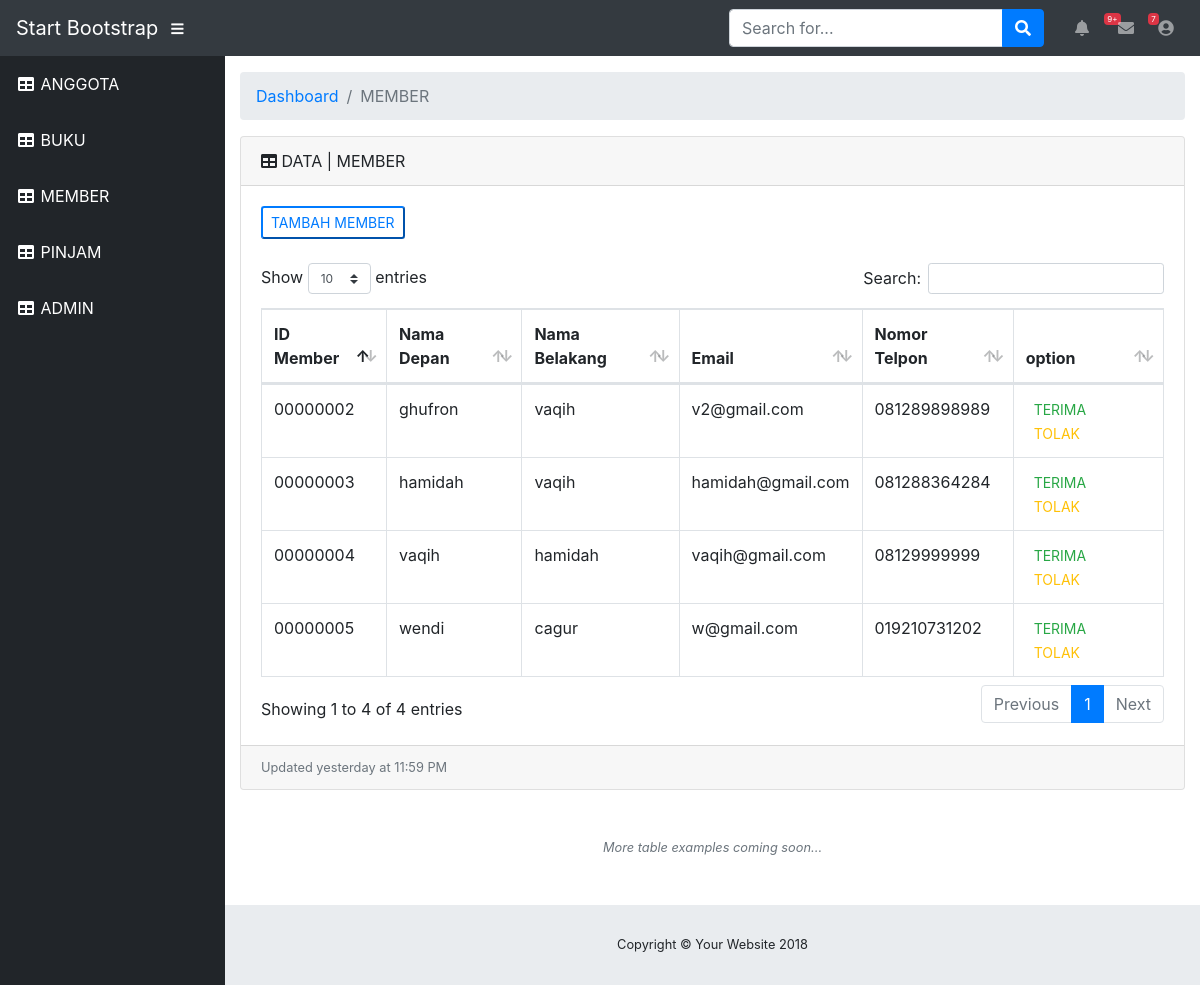
/index.php/laporan/member, run on the app's committed database.
### tables this page shows
CREATE TABLE `member` (
  `id_member` varchar(255) NOT NULL,
  `nadep` varchar(20) DEFAULT NULL,
  `nabel` varchar(20) DEFAULT NULL,
  `namel` varchar(20) DEFAULT NULL,
  `notel` varchar(20) DEFAULT NULL
);

### application/controllers/laporan.php (called while the page is built, shortened)
<?php
class Laporan extends CI_controller{
	function __construct()
    {
        $this->load->library('form_validation');
        $this->load->database();
        $this->load->helper('form');
        $this->load->helper('url');
        $this->load->model('user_model');
    }
	public function member(){
        $this->load->model('user_model');
        $data['member'] = $this->user_model->list_table3()->result();
        $this->load->view('member',$data);
    }
}
?>

### index.php (called while the page is built, shortened)
<?php
require_once BASEPATH.'core/CodeIgniter.php';

### application/models/user_model.php (called while the page is built, shortened)
<?php
class User_model extends CI_Model {
  function list_table3()
  {
    return $this->db->get('member');
  }
}
?>

### application/views/member.php (the view, shortened to what this page needs)
<!DOCTYPE html>
<html lang="en">
  <head>
    <link href="<?php echo base_url(''); ?>assets/vendor/bootstrap/css/bootstrap.min.css" rel="stylesheet">
    <link href="<?php echo base_url(''); ?>assets/vendor/fontawesome-free/css/all.min.css" rel="stylesheet" type="text/css">
    <link href="<?php echo base_url(''); ?>assets/vendor/datatables/dataTables.bootstrap4.css" rel="stylesheet">
    <link href="<?php echo base_url(''); ?>assets/css/sb-admin.css" rel="stylesheet">
  </head>
  <body id="page-top">
    <nav class="navbar navbar-expand navbar-dark bg-dark static-top">
      <a class="navbar-brand mr-1" href="index.html">Start Bootstrap</a>
      <button class="btn btn-link btn-sm text-white order-1 order-sm-0" id="sidebarToggle" href="#">
        <i class="fas fa-bars"></i>
      </button>
      <form class="d-none d-md-inline-block form-inline ml-auto mr-0 mr-md-3 my-2 my-md-0">
        <div class="input-group">
          <input type="text" class="form-control" placeholder="Search for..." aria-label="Search" aria-describedby="basic-addon2">
          <div class="input-group-append">
            <button class="btn btn-primary" type="button">
              <i class="fas fa-search"></i>
            </button>
          </div>
        </div>
      </form>
      <ul class="navbar-nav ml-auto ml-md-0">
        <li class="nav-item dropdown no-arrow mx-1">
          <a class="nav-link dropdown-toggle" href="#" id="alertsDropdown" role="button" data-toggle="dropdown" aria-haspopup="true" aria-expanded="false">
            <i class="fas fa-bell fa-fw"></i>
            <span class="badge badge-danger">9+</span>
          </a>
        </li>
        <li class="nav-item dropdown no-arrow mx-1">
          <a class="nav-link dropdown-toggle" href="#" id="messagesDropdown" role="button" data-toggle="dropdown" aria-haspopup="true" aria-expanded="false">
            <i class="fas fa-envelope fa-fw"></i>
            <span class="badge badge-danger">7</span>
          </a>
        </li>
        <li class="nav-item dropdown no-arrow">
          <a class="nav-link dropdown-toggle" href="#" id="userDropdown" role="button" data-toggle="dropdown" aria-haspopup="true" aria-expanded="false">
            <i class="fas fa-user-circle fa-fw"></i>
          </a>
        </li>
      </ul>
    </nav>
    <div id="wrapper">
      <ul class="sidebar navbar-nav">
        <li class="nav-item active">
          <a class="nav-link" href="<?php echo base_url(''); ?>index.php/laporan/anggota">
            <i class="fas fa-fw fa-table"></i>
            <span>ANGGOTA</span></a>
        </li>
        <li class="nav-item active">
          <a class="nav-link" href="<?php echo base_url(''); ?>index.php/laporan/buku">
            <i class="fas fa-fw fa-table"></i>
            <span>BUKU</span></a>
        </li>
        <li class="nav-item active">
          <a class="nav-link" href="<?php echo base_url(''); ?>index.php/laporan/member">
            <i class="fas fa-fw fa-table"></i>
            <span>MEMBER</span></a>
        </li>
        <li class="nav-item active">
          <a class="nav-link" href="<?php echo base_url(''); ?>index.php/laporan/pinjam">
            <i class="fas fa-fw fa-table"></i>
            <span>PINJAM</span></a>
        </li>
        <li class="nav-item active">
          <a class="nav-link" href="<?php echo base_url(''); ?>index.php/laporan/user">
            <i class="fas fa-fw fa-table"></i>
            <span>ADMIN</span></a>
        </li>
      </ul>
      <div id="content-wrapper">
        <div class="container-fluid">
          <ol class="breadcrumb">
            <li class="breadcrumb-item">
              <a href="#">Dashboard</a>
            </li>
            <li class="breadcrumb-item active">MEMBER</li>
          </ol>
          <div class="card mb-3">
            <div class="card-header">
              <i class="fas fa-table"></i>
              DATA | MEMBER </div>
            <div class="card-body">
              <div class="table-responsive">
                <button type="button" class="btn-sm btn-outline-primary">TAMBAH MEMBER</button>
                <br>
                <br>
                <table class="table table-bordered" id="dataTable" width="100%" cellspacing="0">
                  <thead>
                    <tr>
                      <th>ID Member</th>
                      <th>Nama Depan</th>
                      <th>Nama Belakang</th>
                      <th>Email</th>
                      <th>Nomor Telpon</th>
                      <th>option</th>
                    </tr>
                  </thead>
                    <tbody>
                    <?php foreach ($member as $tbl) :?>
                     <tr>
                     <td><?php echo $tbl->id_member; ?></td>
                     <td><?php echo $tbl->nadep; ?></td>
                     <td><?php echo $tbl->nabel; ?></td>
                     <td><?php echo $tbl->namel; ?></td>
                     <td><?php echo $tbl->notel; ?></td>
                     <td>
                       <a href="<?php echo base_url() ?>index.php/laporan/terima_member/<?php echo $tbl->id_member ?>" class="btn-sm btn-outline-success">TERIMA</a>
                       <a href="<?php echo base_url() ?>index.php/laporan/tolak_member/<?php echo $tbl->id_member ?>" class="btn-sm btn-outline-warning">TOLAK</a>
                     </td>
                     </tr>
                    <?php endforeach ?>
                  </tbody>
                </table>
              </div>
            </div>
            <div class="card-footer small text-muted">Updated yesterday at 11:59 PM</div>
          </div>
          <p class="small text-center text-muted my-5">
            <em>More table examples coming soon...</em>
          </p>
        </div>
        <footer class="sticky-footer">
          <div class="container my-auto">
            <div class="copyright text-center my-auto">
              <span>Copyright © Your Website 2018</span>
            </div>
          </div>
        </footer>
      </div>
    </div>
  </body>
</html>

### assets/css/sb-admin.css (style rules this page uses)
html { position: relative; min-height: 100%; }
body { height: 100%; }
#wrapper { display: -webkit-box; display: -ms-flexbox; display: flex; }
#wrapper #content-wrapper { overflow-x: hidden; width: 100%; padding-top: 1rem; padding-bottom: 80px; }
.navbar-nav .nav-item.active .nav-link { color: #fff; }
.navbar-nav .nav-item.dropdown .dropdown-toggle::after { width: 1rem; text-align: center; float: right; vertical-align: 0; border: 0; font-weight: 900; content: '\f105'; font-family: 'Font Awesome 5 Free'; }
.navbar-nav .nav-item.dropdown.no-arrow .dropdown-toggle::after { display: none; }
.navbar-nav .nav-item .nav-link .badge { position: absolute; margin-left: 0.75rem; top: 0.3rem; font-weight: 400; font-size: 0.5rem; }
.sidebar { width: 90px !important; background-color: #212529; min-height: calc(100vh - 56px); }
.sidebar .nav-item:last-child { margin-bottom: 1rem; }
.sidebar .nav-item .nav-link { text-align: center; padding: 0.75rem 1rem; width: 90px; }
.sidebar .nav-item .nav-link span { font-size: 0.65rem; display: block; }
.sidebar .nav-item .nav-link { color: rgba(255, 255, 255, 0.5); }
@media (min-width: 768px) { .sidebar { width: 225px !important; } }
@media (min-width: 768px) { .sidebar .nav-item .nav-link { display: block; width: 100%; text-align: left; padding: 1rem; width: 225px; } }
@media (min-width: 768px) { .sidebar .nav-item .nav-link span { font-size: 1rem; display: inline; } }
:root { --input-padding-x: 0.75rem; --input-padding-y: 0.75rem; }
footer.sticky-footer { display: -webkit-box; display: -ms-flexbox; display: flex; position: absolute; right: 0; bottom: 0; width: calc(100% - 90px); height: 80px; background-color: #e9ecef; }
footer.sticky-footer .copyright { line-height: 1; font-size: 0.8rem; }
@media (min-width: 768px) { footer.sticky-footer { width: calc(100% - 225px); } }

### data on the page
member: id_member "00000002", nadep "ghufron", nabel "vaqih", namel "v2@gmail.com", notel "081289898989"
member: id_member "00000003", nadep "hamidah", nabel "vaqih", namel "hamidah@gmail.com", notel "081288364284"
member: id_member "00000004", nadep "vaqih", nabel "hamidah", namel "vaqih@gmail.com", notel "08129999999"
member: id_member "00000005", nadep "wendi", nabel "cagur", namel "w@gmail.com", notel "019210731202"
